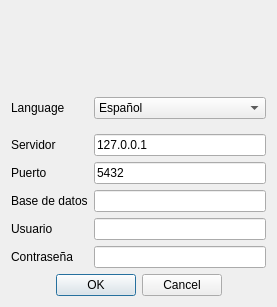
<?xml version="1.0" encoding="UTF-8"?>
<ui version="4.0">
 <class>frmAccess</class>
 <widget class="QDialog" name="frmAccess">
  <property name="geometry">
   <rect>
    <x>0</x>
    <y>0</y>
    <width>277</width>
    <height>274</height>
   </rect>
  </property>
  <property name="sizePolicy">
   <sizepolicy hsizetype="Fixed" vsizetype="Fixed">
    <horstretch>0</horstretch>
    <verstretch>0</verstretch>
   </sizepolicy>
  </property>
  <property name="windowIcon">
   <iconset>
    <normaloff>:/images/kmplot.jpg</normaloff>:/images/kmplot.jpg</iconset>
  </property>
  <layout class="QHBoxLayout" name="horizontalLayout_3">
   <item>
    <layout class="QVBoxLayout" name="verticalLayout">
     <item>
      <layout class="QHBoxLayout" name="horizontalLayout_2">
       <item>
        <spacer name="horizontalSpacer_2">
         <property name="orientation">
          <enum>Qt::Horizontal</enum>
         </property>
         <property name="sizeHint" stdset="0">
          <size>
           <width>40</width>
           <height>20</height>
          </size>
         </property>
        </spacer>
       </item>
       <item>
        <widget class="QLabel" name="lbl">
         <property name="sizePolicy">
          <sizepolicy hsizetype="Fixed" vsizetype="Fixed">
           <horstretch>0</horstretch>
           <verstretch>0</verstretch>
          </sizepolicy>
         </property>
         <property name="minimumSize">
          <size>
           <width>80</width>
           <height>80</height>
          </size>
         </property>
         <property name="maximumSize">
          <size>
           <width>80</width>
           <height>80</height>
          </size>
         </property>
         <property name="text">
          <string/>
         </property>
         <property name="pixmap">
          <pixmap resource="../images/xulpymoney.qrc">:/xulpymoney/keko.png</pixmap>
         </property>
         <property name="scaledContents">
          <bool>true</bool>
         </property>
         <property name="alignment">
          <set>Qt::AlignCenter</set>
         </property>
        </widget>
       </item>
       <item>
        <spacer name="horizontalSpacer">
         <property name="orientation">
          <enum>Qt::Horizontal</enum>
         </property>
         <property name="sizeHint" stdset="0">
          <size>
           <width>40</width>
           <height>20</height>
          </size>
         </property>
        </spacer>
       </item>
      </layout>
     </item>
     <item>
      <layout class="QFormLayout" name="formLayout">
       <property name="fieldGrowthPolicy">
        <enum>QFormLayout::ExpandingFieldsGrow</enum>
       </property>
       <item row="2" column="0">
        <widget class="QLabel" name="lblServer">
         <property name="text">
          <string>Servidor</string>
         </property>
        </widget>
       </item>
       <item row="2" column="1">
        <widget class="QLineEdit" name="txtServer">
         <property name="inputMethodHints">
          <set>Qt::ImhNone</set>
         </property>
         <property name="text">
          <string>127.0.0.1</string>
         </property>
         <property name="echoMode">
          <enum>QLineEdit::Normal</enum>
         </property>
        </widget>
       </item>
       <item row="3" column="0">
        <widget class="QLabel" name="lblPort">
         <property name="text">
          <string>Puerto</string>
         </property>
        </widget>
       </item>
       <item row="3" column="1">
        <widget class="QLineEdit" name="txtPort">
         <property name="text">
          <string>5432</string>
         </property>
        </widget>
       </item>
       <item row="4" column="0">
        <widget class="QLabel" name="lblDatabase">
         <property name="text">
          <string>Base de datos</string>
         </property>
        </widget>
       </item>
       <item row="5" column="0">
        <widget class="QLabel" name="lblUser">
         <property name="text">
          <string>Usuario</string>
         </property>
        </widget>
       </item>
       <item row="5" column="1">
        <widget class="QLineEdit" name="txtUser"/>
       </item>
       <item row="6" column="0">
        <widget class="QLabel" name="lblPass">
         <property name="text">
          <string>Contraseña</string>
         </property>
        </widget>
       </item>
       <item row="6" column="1">
        <widget class="QLineEdit" name="txtPass">
         <property name="sizePolicy">
          <sizepolicy hsizetype="Expanding" vsizetype="Fixed">
           <horstretch>0</horstretch>
           <verstretch>0</verstretch>
          </sizepolicy>
         </property>
         <property name="inputMethodHints">
          <set>Qt::ImhHiddenText|Qt::ImhNoAutoUppercase|Qt::ImhNoPredictiveText</set>
         </property>
         <property name="echoMode">
          <enum>QLineEdit::Password</enum>
         </property>
        </widget>
       </item>
       <item row="0" column="0">
        <widget class="QLabel" name="label">
         <property name="text">
          <string>Language</string>
         </property>
        </widget>
       </item>
       <item row="0" column="1">
        <widget class="QComboBox" name="cmbLanguage">
         <property name="sizePolicy">
          <sizepolicy hsizetype="Expanding" vsizetype="Fixed">
           <horstretch>0</horstretch>
           <verstretch>0</verstretch>
          </sizepolicy>
         </property>
         <item>
          <property name="text">
           <string>Español</string>
          </property>
          <property name="icon">
           <iconset resource="../images/xulpymoney.qrc">
            <normaloff>:/countries/spain.gif</normaloff>:/countries/spain.gif</iconset>
          </property>
         </item>
         <item>
          <property name="text">
           <string>English</string>
          </property>
          <property name="icon">
           <iconset resource="../images/xulpymoney.qrc">
            <normaloff>:/countries/uk.gif</normaloff>:/countries/uk.gif</iconset>
          </property>
         </item>
        </widget>
       </item>
       <item row="1" column="1">
        <widget class="Line" name="line">
         <property name="orientation">
          <enum>Qt::Horizontal</enum>
         </property>
        </widget>
       </item>
       <item row="4" column="1">
        <layout class="QHBoxLayout" name="horizontalLayout">
         <item>
          <widget class="QLineEdit" name="txtDB"/>
         </item>
        </layout>
       </item>
      </layout>
     </item>
     <item>
      <widget class="QDialogButtonBox" name="cmdYN">
       <property name="sizePolicy">
        <sizepolicy hsizetype="Expanding" vsizetype="Fixed">
         <horstretch>0</horstretch>
         <verstretch>0</verstretch>
        </sizepolicy>
       </property>
       <property name="standardButtons">
        <set>QDialogButtonBox::Cancel|QDialogButtonBox::Ok</set>
       </property>
       <property name="centerButtons">
        <bool>true</bool>
       </property>
      </widget>
     </item>
    </layout>
   </item>
  </layout>
 </widget>
 <tabstops>
  <tabstop>cmdYN</tabstop>
  <tabstop>cmbLanguage</tabstop>
  <tabstop>txtServer</tabstop>
  <tabstop>txtPort</tabstop>
  <tabstop>txtDB</tabstop>
  <tabstop>txtUser</tabstop>
  <tabstop>txtPass</tabstop>
 </tabstops>
 <resources>
  <include location="../images/xulpymoney.qrc"/>
  <include location="../images/xulpymoney.qrc"/>
  <include location="../images/xulpymoney.qrc"/>
  <include location="../images/xulpymoney.qrc"/>
 </resources>
 <connections/>
</ui>
